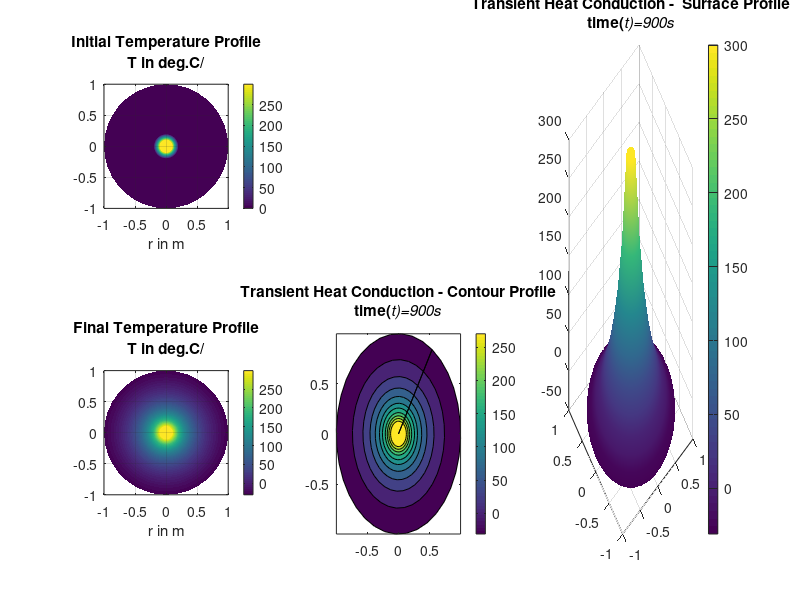

Write MATLAB code to recreate this figure.
clear
clc
clf

alpha = 1e-4;           % Heat Conduction constant
r_in=0.1;               % deepest radius
r_out=1;                % outermost radius
m=9;                    % number of discretization
delta_r=(r_out-r_in)/m; % delta radius
nr = m+1;               % discretization of radius except the middle

t=900;                  % Final time
nt=30;                  % discretization of time
delta_t=t/nt;           % delta time

Trin=300;               % initial heat in the deepest radius
Trout=0;                % initial heat in the outermost radius
Tin=0;                  % initial heat beetwee the deepest radius and the outermost radius

fluks= -100;            % If the boundary is Neumann
bc = nr                 % Where's the Neumann Boundary (middle(1)/outside(nr))

Tmax = max([Trin,Trout]);

%solution

for i = 1:nr
  r(i) = r_in + (i-1)*delta_r;
 endfor
 
r;

delta_phideg = 10;                 % delta each angle in degrees
phideg= [0:delta_phideg:360];
phi = phideg.*pi/180;
nphi=length(phi);                  % discretization of the angle
delta_phi = delta_phideg*pi/180;

d = alpha*delta_t/delta_r^2; %diffusion number
d1= alpha*delta_t/(2*delta_r);

##if d<0.5
##  fprintf('solution stable\nd=%10.7f\n',d)
##else
##  fprintf('solution unstable\nd=%10.7f\n',d)
##end
##  

%creating initial and boundary conditions
T=zeros(nr,nphi,nt);

for k=1:nt+1
  for j =1:nphi
    for i =1:nr
     if(i==1)
        T(i,j,k) = Trin;
       elseif(i==nr)
        T(i,j,k) = Trout;
       else 
        T(i,j,k) = Tin;
       end
     end
    end
end


%Heat Equation
for k = 1:nt
  for j = 1:nphi
    for i = 2:nr
     if(i==nr)
     T(i,j,k+1) = T(i-1,j,k)+fluks*delta_r;
     else
     T(i,j,k+1) = T(i,j,k)+d*(T(i+1,j,k)-2*T(i,j,k)+T(i-1,j,k))+d1/r(i)*(T(i+1,j,k)-T(i-1,j,k));
     end 
    end
  end
end

%adding row in the middle radius.
r_end=[ones(size(r, 1),1) r];
r_end(1)=0;   %the middle radius is r=0.

T_center = T(1,:,:);
T=[T(1:0,:,:);T_center;T(0+1:end,:,:)]; %Heat condition in the middle radius.

%Plotting

T1=T(:,:,1);
subplot(2,3,1)
r=r;
[Phi,R]=meshgrid(phi,r_end);
Z=T1;
[X,Y,Z]=pol2cart(Phi,R,Z);

[C,h]=contourf(X,Y,Z,300);
set(h,'LineColor','none')
grid on
axis equal
colorbar
title({'Initial Temperature Profile';'T in deg.C/'})
xlabel(['r in m'])

T2=T(:,:,nt+1);
subplot(2,3,4)
r=r;
[Phi,R]=meshgrid(phi,r_end);
Z=T2;
[X,Y,Z]=pol2cart(Phi,R,Z);

[C,h]=contourf(X,Y,Z,300);
set(h,'LineColor','none')
grid on
axis equal
colorbar
title({'Final Temperature Profile';'T in deg.C/'})
xlabel(['r in m'])

r;
phi;
[R PHI]=meshgrid(r_end,phi+1);
Z=T(:,:,1);

for k =1:nt+1
  Z=Z';
  subplot(2,3,5)
  h = contourf(R.*cos(PHI),R.*sin(PHI),Z);
  colorbar;
  shading interp;
  title({['Transient Heat Conduction - Contour Profile'];['time(\itt)=',num2str((k-1)*delta_t),'s']})
drawnow;
pause(0.005);
  subplot(1,3,3)
  h1 = surf(R.*cos(PHI),R.*sin(PHI),Z);
  colorbar;
  shading interp;
  title({['Transient Heat Conduction -  Surface Profile'];['time(\itt)=',num2str((k-1)*delta_t),'s']})
drawnow;
pause(0.005);

##filename=sprintf('%d.jpg',(k-1)*delta_t);
##   print(filename);

if k~=nt+1
  Z=T(:,:,k+1);
else
  break;
end

endfor

# Source : 
# https://www.mathworks.com/matlabcentral/answers/172699-how-can-i-insert-row-into-matrix-without-deleting-its-values
# https://engineering-stream.com/Numerical_Methods_Codes.html